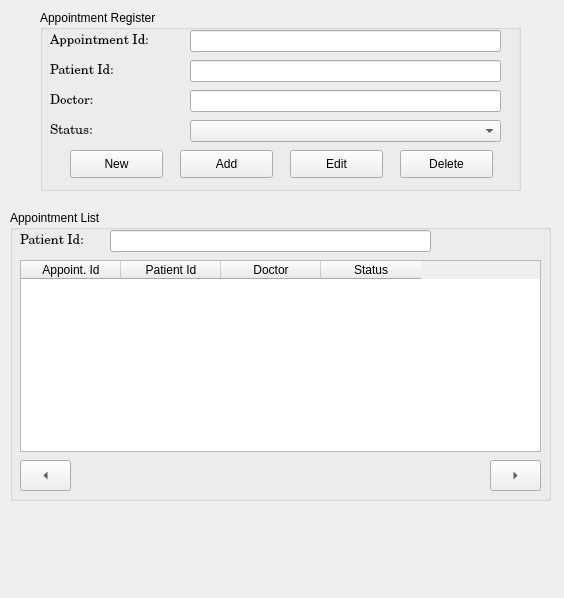
<?xml version="1.0" encoding="UTF-8"?>
<ui version="4.0">
 <class>Form</class>
 <widget class="QWidget" name="Form">
  <property name="geometry">
   <rect>
    <x>0</x>
    <y>0</y>
    <width>564</width>
    <height>598</height>
   </rect>
  </property>
  <property name="windowTitle">
   <string>Form</string>
  </property>
  <widget class="QGroupBox" name="applistGroupBox">
   <property name="geometry">
    <rect>
     <x>10</x>
     <y>210</y>
     <width>541</width>
     <height>291</height>
    </rect>
   </property>
   <property name="title">
    <string>Appointment List</string>
   </property>
   <widget class="QLabel" name="labelPatientId_2">
    <property name="geometry">
     <rect>
      <x>10</x>
      <y>20</y>
      <width>91</width>
      <height>21</height>
     </rect>
    </property>
    <property name="font">
     <font>
      <family>Century Schoolbook</family>
      <pointsize>10</pointsize>
     </font>
    </property>
    <property name="text">
     <string>Patient Id:</string>
    </property>
   </widget>
   <widget class="QLineEdit" name="leFindPatientId">
    <property name="geometry">
     <rect>
      <x>100</x>
      <y>20</y>
      <width>321</width>
      <height>22</height>
     </rect>
    </property>
   </widget>
   <widget class="QTableWidget" name="appointTableWidget">
    <property name="geometry">
     <rect>
      <x>10</x>
      <y>50</y>
      <width>521</width>
      <height>192</height>
     </rect>
    </property>
    <column>
     <property name="text">
      <string>Appoint. Id</string>
     </property>
    </column>
    <column>
     <property name="text">
      <string>Patient Id</string>
     </property>
    </column>
    <column>
     <property name="text">
      <string>Doctor</string>
     </property>
    </column>
    <column>
     <property name="text">
      <string>Status</string>
     </property>
    </column>
   </widget>
   <widget class="QToolButton" name="appbtnBefore">
    <property name="geometry">
     <rect>
      <x>10</x>
      <y>250</y>
      <width>51</width>
      <height>31</height>
     </rect>
    </property>
    <property name="text">
     <string>...</string>
    </property>
    <property name="arrowType">
     <enum>Qt::LeftArrow</enum>
    </property>
   </widget>
   <widget class="QToolButton" name="appbtnAfter">
    <property name="geometry">
     <rect>
      <x>480</x>
      <y>250</y>
      <width>51</width>
      <height>31</height>
     </rect>
    </property>
    <property name="text">
     <string>...</string>
    </property>
    <property name="arrowType">
     <enum>Qt::RightArrow</enum>
    </property>
   </widget>
  </widget>
  <widget class="QGroupBox" name="appregisterGroupBox">
   <property name="geometry">
    <rect>
     <x>40</x>
     <y>10</y>
     <width>481</width>
     <height>181</height>
    </rect>
   </property>
   <property name="title">
    <string>Appointment Register</string>
   </property>
   <widget class="QLabel" name="labelAppointId">
    <property name="geometry">
     <rect>
      <x>10</x>
      <y>20</y>
      <width>141</width>
      <height>21</height>
     </rect>
    </property>
    <property name="font">
     <font>
      <family>Century Schoolbook</family>
      <pointsize>10</pointsize>
     </font>
    </property>
    <property name="text">
     <string>Appointment Id:</string>
    </property>
   </widget>
   <widget class="QLineEdit" name="leRegAppointId">
    <property name="geometry">
     <rect>
      <x>150</x>
      <y>20</y>
      <width>311</width>
      <height>22</height>
     </rect>
    </property>
   </widget>
   <widget class="QLabel" name="labelPatientId">
    <property name="geometry">
     <rect>
      <x>10</x>
      <y>50</y>
      <width>91</width>
      <height>21</height>
     </rect>
    </property>
    <property name="font">
     <font>
      <family>Century Schoolbook</family>
      <pointsize>10</pointsize>
     </font>
    </property>
    <property name="text">
     <string>Patient Id:</string>
    </property>
   </widget>
   <widget class="QLineEdit" name="leFKPatientId">
    <property name="geometry">
     <rect>
      <x>150</x>
      <y>50</y>
      <width>311</width>
      <height>22</height>
     </rect>
    </property>
   </widget>
   <widget class="QLabel" name="labelDoctor">
    <property name="geometry">
     <rect>
      <x>10</x>
      <y>80</y>
      <width>121</width>
      <height>21</height>
     </rect>
    </property>
    <property name="font">
     <font>
      <family>Century Schoolbook</family>
      <pointsize>10</pointsize>
     </font>
    </property>
    <property name="text">
     <string>Doctor:</string>
    </property>
   </widget>
   <widget class="QLineEdit" name="leRegDoctor">
    <property name="geometry">
     <rect>
      <x>150</x>
      <y>80</y>
      <width>311</width>
      <height>22</height>
     </rect>
    </property>
   </widget>
   <widget class="QLabel" name="labelStatus">
    <property name="geometry">
     <rect>
      <x>10</x>
      <y>110</y>
      <width>131</width>
      <height>21</height>
     </rect>
    </property>
    <property name="font">
     <font>
      <family>Century Schoolbook</family>
      <pointsize>10</pointsize>
     </font>
    </property>
    <property name="text">
     <string>Status:</string>
    </property>
   </widget>
   <widget class="QPushButton" name="appbtnNew">
    <property name="geometry">
     <rect>
      <x>30</x>
      <y>140</y>
      <width>93</width>
      <height>28</height>
     </rect>
    </property>
    <property name="text">
     <string>New</string>
    </property>
   </widget>
   <widget class="QPushButton" name="appbtnAdd">
    <property name="geometry">
     <rect>
      <x>140</x>
      <y>140</y>
      <width>93</width>
      <height>28</height>
     </rect>
    </property>
    <property name="text">
     <string>Add</string>
    </property>
   </widget>
   <widget class="QPushButton" name="appbtnEdit">
    <property name="geometry">
     <rect>
      <x>250</x>
      <y>140</y>
      <width>93</width>
      <height>28</height>
     </rect>
    </property>
    <property name="text">
     <string>Edit</string>
    </property>
   </widget>
   <widget class="QPushButton" name="appbtnDelete">
    <property name="geometry">
     <rect>
      <x>360</x>
      <y>140</y>
      <width>93</width>
      <height>28</height>
     </rect>
    </property>
    <property name="text">
     <string>Delete</string>
    </property>
   </widget>
   <widget class="QComboBox" name="statusComboBox">
    <property name="geometry">
     <rect>
      <x>150</x>
      <y>110</y>
      <width>311</width>
      <height>22</height>
     </rect>
    </property>
   </widget>
  </widget>
 </widget>
 <resources/>
 <connections/>
</ui>
